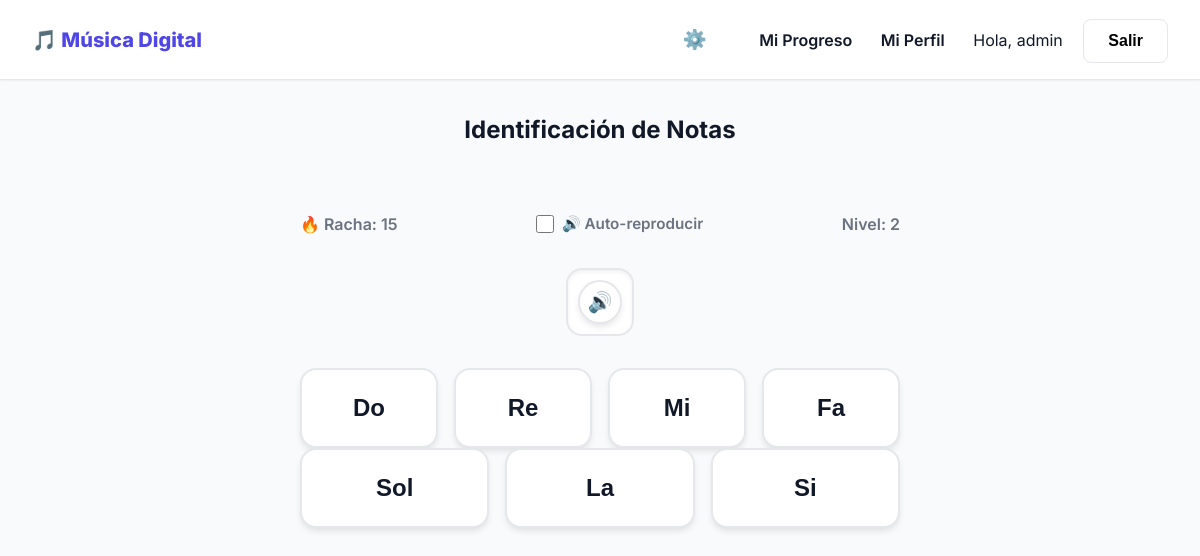
The page /juego/notas/ (signed in) on the database as committed earlier.
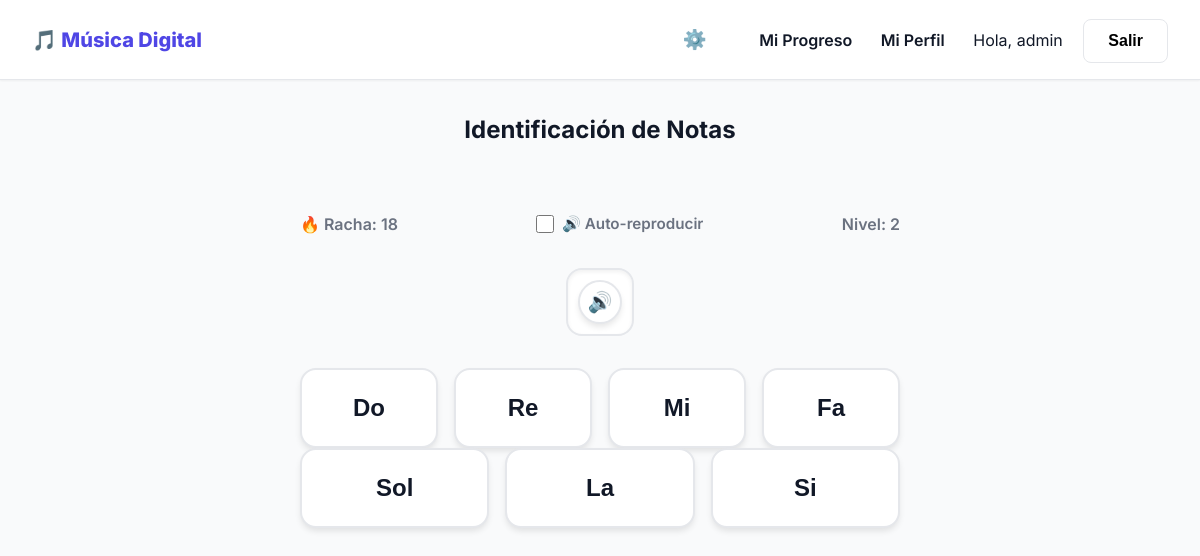
The same page on the database as committed later.
### trainer/models.py (models this page shows, shortened)
class Score(models.Model):
    user = models.ForeignKey(User, on_delete=models.CASCADE, related_name='scores')
    game = models.ForeignKey(Game, on_delete=models.CASCADE)
    level = models.IntegerField(default=1)
    total_points = models.IntegerField(default=0)
    max_streak = models.IntegerField(default=0)
    current_streak = models.IntegerField(default=0)
    correct_answers = models.IntegerField(default=0)
    total_answers = models.IntegerField(default=0)
    class Meta:
        unique_together = ('user', 'game')

### trainer/views.py (the view)
# urls.py: path('juego/notas/', views.trainer_notas, name='trainer_notas'),
@login_required
def trainer_notas(request):
    game = get_object_or_404(Game, slug='notas')
    score, _ = Score.objects.get_or_create(user=request.user, game=game)
    context = {'game': game, 'score': score}
    return render(request, 'trainer/trainer_notas.html', context)

### templates/trainer/trainer_notas.html (shortened to what this page needs)
{% extends 'base.html' %}
{% block content %}
<div class="trainer-container">
    <div style="text-align: center;">
        <h2 style="margin-bottom: 0.5rem;">{{ game.name }}</h2>
        <div id="feedback-msg"></div>
    </div>
    <div class="status-bar" style="align-items: center;">
        <div>🔥 Racha: <span id="streak-counter">{{ score.current_streak }}</span></div>
        <div style="display: flex; align-items: center; gap: 0.5rem; font-size: 0.95rem;">
            <input type="checkbox" id="autoplay-audio" style="cursor: pointer; width: 1.1rem; height: 1.1rem;">
            <label for="autoplay-audio" style="cursor: pointer; font-weight: 600; color: var(--text-secondary); user-select: none;">🔊 Auto-reproducir</label>
        </div>
        <div>Nivel: <span id="level-counter">{{ score.level }}</span></div>
    </div>
    <div style="position: relative;">
        <button id="btn-replay-note" class="btn" style="position: absolute; bottom: 12px; right: 12px; padding: 0; border-radius: 50%; background: var(--surface); border: 2px solid var(--border); box-shadow: 0 4px 6px -1px rgba(0,0,0,0.1); width: 44px; height: 44px; display: flex; align-items: center; justify-content: center; z-index: 10; font-size: 1.25rem; transition: all 0.2s;" title="Escuchar nota" onmouseover="this.style.borderColor='var(--primary)'; this.style.transform='scale(1.05)';" onmouseout="this.style.borderColor='var(--border)'; this.style.transform='scale(1)';">
            🔊
        </button>
    </div>
    <div style="display: flex; flex-direction: column; gap: 1rem; width: 100%; max-width: 600px;">
        <div class="notes-grid">
            <button class="btn-note" data-note="c">Do</button>
            <button class="btn-note" data-note="d">Re</button>
            <button class="btn-note" data-note="e">Mi</button>
            <button class="btn-note" data-note="f">Fa</button>
        </div>
        <div class="notes-grid" style="grid-template-columns: repeat(3, 1fr);">
            <button class="btn-note" data-note="g">Sol</button>
            <button class="btn-note" data-note="a">La</button>
            <button class="btn-note" data-note="b">Si</button>
        </div>
    </div>
</div>
{% endblock %}

Rows that differ between the two databases and show on the page:
changed Score: current_streak "15" → "18"
